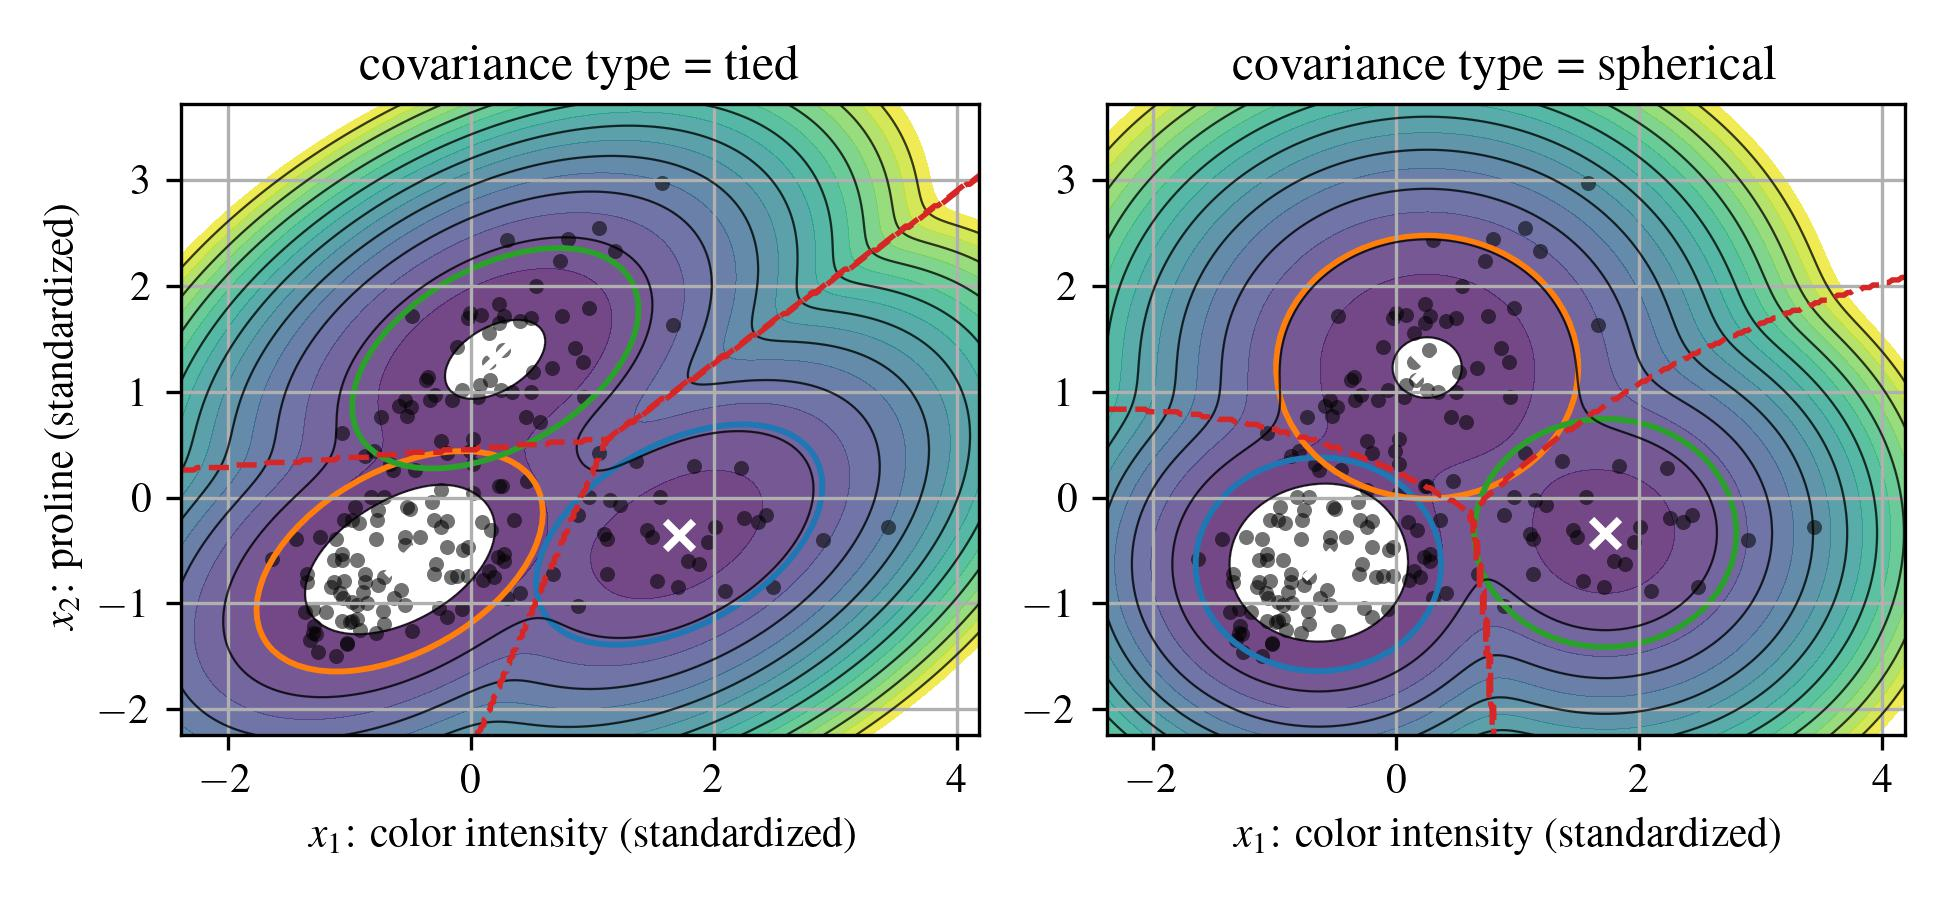

Python code for this plot:
#!/usr/bin/env python3
# -*- coding: utf-8 -*-

try:
    import IPython as IP
    ip = IP.get_ipython()
    if ip is not None:
        ip.run_line_magic('reset', '-sf')
except Exception:
    pass

#%% import modules and set default fonts and colors

"""
Default plot formatting code for Austin Downey's series of open-source notes/
books. This common header is used to set the fonts and format.

Header file last updated July 19, 2025
"""

import numpy as np
import scipy as sp
import matplotlib.pyplot as plt
import matplotlib as mpl
from matplotlib.patches import Ellipse
import sklearn as sk
from sklearn.datasets import load_wine
from sklearn.preprocessing import StandardScaler
from sklearn.mixture import GaussianMixture

# set default fonts and plot colors
plt.rcParams.update({'text.usetex': True})
plt.rcParams.update({'image.cmap': 'viridis'})
plt.rcParams.update({'font.serif':['Times New Roman', 'Times', 'DejaVu Serif',
 'Bitstream Vera Serif', 'Computer Modern Roman', 'New Century Schoolbook',
 'Century Schoolbook L',  'Utopia', 'ITC Bookman', 'Bookman',
 'Nimbus Roman No9 L', 'Palatino', 'Charter', 'serif']})
plt.rcParams.update({'font.family':'serif'})
plt.rcParams.update({'font.size': 10})
plt.rcParams.update({'mathtext.rm': 'serif'})
plt.rcParams.update({'mathtext.fontset': 'custom'})
cc = plt.rcParams['axes.prop_cycle'].by_key()['color']
## End of plot formatting code

plt.close('all')

#%% Load and prepare the wine data

wine = load_wine()
feature_names = list(wine.feature_names)

feature_pair = ['color_intensity', 'proline']
cols = [feature_names.index(name) for name in feature_pair]

X = wine.data[:, cols]
X = StandardScaler().fit_transform(X)

x_label = r'$x_1$: color intensity (standardized)'
y_label = r'$x_2$: proline (standardized)'

x_min = X[:, 0].min() - 0.75
x_max = X[:, 0].max() + 0.75
y_min = X[:, 1].min() - 0.75
y_max = X[:, 1].max() + 0.75

xx, yy = np.meshgrid(np.linspace(x_min, x_max, 250),
                     np.linspace(y_min, y_max, 250))

X_grid = np.c_[xx.ravel(), yy.ravel()]

#%% Plot covariance comparison

covariance_types = ['tied', 'spherical']

fig, axs = plt.subplots(1, 2, figsize=(6.5, 3.0))

for ii, covariance_type in enumerate(covariance_types):

    gmm = GaussianMixture(n_components=3,
                          covariance_type=covariance_type,
                          random_state=42,
                          n_init=10)

    labels = gmm.fit_predict(X)

    log_density_grid = gmm.score_samples(X_grid).reshape(xx.shape)
    density_grid = -log_density_grid

    labels_grid = gmm.predict(X_grid).reshape(xx.shape)

    ax = axs[ii]

    levels = np.linspace(np.nanpercentile(density_grid, 5),
                         np.nanpercentile(density_grid, 95),
                         18)

    ax.contourf(xx, yy, density_grid,
                levels=levels,
                cmap='viridis',
                alpha=0.75)

    ax.contour(xx, yy, density_grid,
               levels=levels[::2],
               colors='k',
               linewidths=0.55,
               alpha=0.75)

    ax.contour(xx, yy, labels_grid,
               levels=[0.5, 1.5],
               colors=cc[3],
               linewidths=1.3,
               linestyles='--')

    ax.scatter(X[:, 0], X[:, 1],
               s=13,
               color='k',
               alpha=0.55,
               linewidths=0)

    for j in range(3):

        mean = gmm.means_[j]

        if covariance_type == 'tied':
            cov = gmm.covariances_

        if covariance_type == 'spherical':
            cov = np.eye(2) * gmm.covariances_[j]

        eigvals, eigvecs = np.linalg.eigh(cov)
        order = eigvals.argsort()[::-1]

        eigvals = eigvals[order]
        eigvecs = eigvecs[:, order]

        angle = np.degrees(np.arctan2(eigvecs[1, 0],
                                      eigvecs[0, 0]))

        width = 2 * 2.0 * np.sqrt(eigvals[0])
        height = 2 * 2.0 * np.sqrt(eigvals[1])

        ellipse = Ellipse(mean,
                          width,
                          height,
                          angle=angle,
                          facecolor='none',
                          edgecolor=cc[j],
                          linewidth=1.4)

        ax.add_patch(ellipse)

        ax.scatter(mean[0],
                   mean[1],
                   marker='x',
                   s=45,
                   color='white',
                   linewidths=1.8,
                   zorder=5)

    ax.set_title(r'covariance type = ' + covariance_type)
    ax.set_xlabel(x_label)
    ax.set_xlim(x_min, x_max)
    ax.set_ylim(y_min, y_max)
    ax.grid(True)

    if ii == 0:
        ax.set_ylabel(y_label)

for ax in axs:
    for spine in ax.spines.values():
        spine.set_linewidth(0.8)

#%% Save figure
plt.tight_layout()
plt.savefig('Gaussian_mixture_covariance.jpg',dpi=300)
